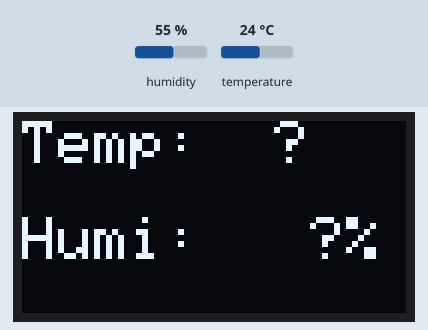
Simulated run of this sketch. Board: Arduino Uno, built with avr-gcc and run on an emulated ATmega328P. Shown: 128×64 one-colour display. The test bench sets the inputs (shaded band); at power-on: humidity 55 %, temperature 24 °C.

Above: at 0.1 s.

The sketch:

oled-humidity-temp.ino
```cpp
#include <SPI.h>
#include <Wire.h>
#include <Adafruit_GFX.h>
#include <Adafruit_SSD1306.h>

// Declaration for an SSD1306 display connected to I2C (SDA, SCL pins)
#define OLED_RESET -1 // Reset pin # (or -1 if sharing Arduino reset pin)
Adafruit_SSD1306 display(128, 64, &Wire, OLED_RESET);

void setupOledScreen() {
  if(!display.begin(SSD1306_SWITCHCAPVCC, 0x3C)) {
    Serial.println(F("SSD1306 allocation failed"));
    for(;;); // Don't proceed, loop forever
  }
  display.clearDisplay();
  display.setTextSize(2);
  display.setTextColor(WHITE);
}

void printScreen(char* str) {
  display.clearDisplay();
  display.setCursor(0,0);
  display.println(str);
  display.display();
}

// Inspired by https://randomnerdtutorials.com/esp8266-dht11dht22-temperature-and-humidity-web-server-with-arduino-ide/
#include <Adafruit_Sensor.h>
#include <DHT.h>
#define DHTPIN 14
DHT dht(DHTPIN, DHT11);

void setup() {
  setupOledScreen();
  dht.begin();
}

float temperature = 0.0;
float humidity = 0.0;
char str[50];

void loop() {
  float newTemperature = dht.readTemperature(false);
  float newHumidity = dht.readHumidity();
  if(!isnan(newTemperature)) temperature = newTemperature;
  if(!isnan(newHumidity)) humidity = newHumidity;
  sprintf(str, "Temp: %2.1f\n\nHumi: %3.0f%%", temperature, humidity);
  printScreen(str);
  delay(100);
}
```
